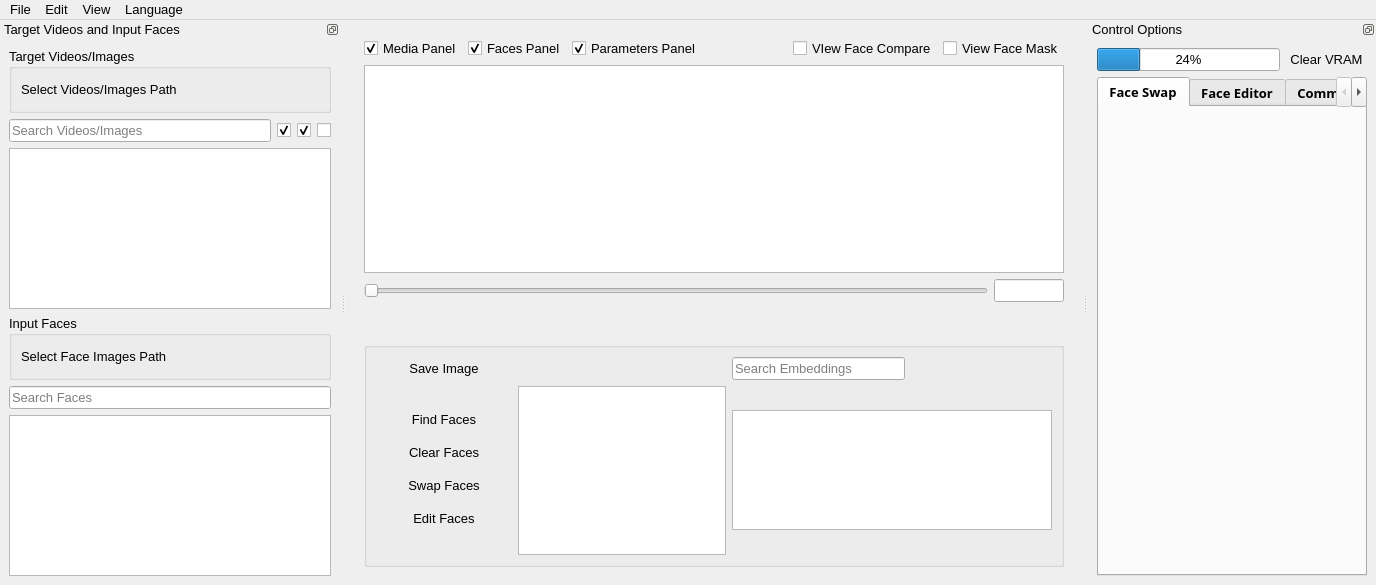
<?xml version="1.0" encoding="UTF-8"?>
<ui version="4.0">
 <class>MainWindow</class>
 <widget class="QMainWindow" name="MainWindow">
  <property name="geometry">
   <rect>
    <x>0</x>
    <y>0</y>
    <width>1376</width>
    <height>585</height>
   </rect>
  </property>
  <property name="font">
   <font>
    <pointsize>10</pointsize>
   </font>
  </property>
  <property name="windowTitle">
   <string>VisoMaster v0.1.6</string>
  </property>
  <property name="windowIcon">
   <iconset resource="media.qrc">
    <normaloff>:/media/media/visomaster_small.png</normaloff>:/media/media/visomaster_small.png</iconset>
  </property>
  <widget class="QWidget" name="centralwidget">
   <layout class="QHBoxLayout" name="horizontalLayout">
    <item>
     <widget class="QWidget" name="mediaLayout" native="true">
      <property name="sizePolicy">
       <sizepolicy hsizetype="Expanding" vsizetype="Preferred">
        <horstretch>2</horstretch>
        <verstretch>0</verstretch>
       </sizepolicy>
      </property>
      <layout class="QVBoxLayout" name="verticalLayout">
       <item>
        <layout class="QHBoxLayout" name="panelVisibilityCheckBoxLayout">
         <item>
          <widget class="QCheckBox" name="mediaPanelCheckBox">
           <property name="text">
            <string>Media Panel</string>
           </property>
           <property name="checked">
            <bool>true</bool>
           </property>
          </widget>
         </item>
         <item>
          <widget class="QCheckBox" name="facesPanelCheckBox">
           <property name="text">
            <string>Faces Panel</string>
           </property>
           <property name="checked">
            <bool>true</bool>
           </property>
          </widget>
         </item>
         <item>
          <widget class="QCheckBox" name="parametersPanelCheckBox">
           <property name="text">
            <string>Parameters Panel</string>
           </property>
           <property name="checked">
            <bool>true</bool>
           </property>
          </widget>
         </item>
         <item>
          <spacer name="horizontalSpacer_8">
           <property name="orientation">
            <enum>Qt::Orientation::Horizontal</enum>
           </property>
           <property name="sizeHint" stdset="0">
            <size>
             <width>20</width>
             <height>20</height>
            </size>
           </property>
          </spacer>
         </item>
         <item>
          <widget class="QCheckBox" name="faceCompareCheckBox">
           <property name="text">
            <string>VIew Face Compare</string>
           </property>
          </widget>
         </item>
         <item>
          <widget class="QCheckBox" name="faceMaskCheckBox">
           <property name="text">
            <string>View Face Mask</string>
           </property>
          </widget>
         </item>
        </layout>
       </item>
       <item>
        <widget class="QGraphicsView" name="graphicsViewFrame"/>
       </item>
       <item>
        <layout class="QVBoxLayout" name="verticalLayoutMediaControls">
         <item>
          <layout class="QHBoxLayout" name="horizontalLayoutMediaSlider">
           <item>
            <widget class="QSlider" name="videoSeekSlider">
             <property name="orientation">
              <enum>Qt::Orientation::Horizontal</enum>
             </property>
            </widget>
           </item>
           <item>
            <widget class="QLineEdit" name="videoSeekLineEdit">
             <property name="sizePolicy">
              <sizepolicy hsizetype="Preferred" vsizetype="Fixed">
               <horstretch>0</horstretch>
               <verstretch>0</verstretch>
              </sizepolicy>
             </property>
             <property name="maximumSize">
              <size>
               <width>70</width>
               <height>16777215</height>
              </size>
             </property>
             <property name="toolTip">
              <string>Frame Number</string>
             </property>
             <property name="clearButtonEnabled">
              <bool>false</bool>
             </property>
            </widget>
           </item>
          </layout>
         </item>
         <item>
          <layout class="QHBoxLayout" name="horizontalLayoutMediaButtons">
           <item>
            <spacer name="horizontalSpacer">
             <property name="orientation">
              <enum>Qt::Orientation::Horizontal</enum>
             </property>
             <property name="sizeType">
              <enum>QSizePolicy::Policy::MinimumExpanding</enum>
             </property>
             <property name="sizeHint" stdset="0">
              <size>
               <width>40</width>
               <height>20</height>
              </size>
             </property>
            </spacer>
           </item>
           <item>
            <widget class="QPushButton" name="frameRewindButton">
             <property name="sizePolicy">
              <sizepolicy hsizetype="MinimumExpanding" vsizetype="Fixed">
               <horstretch>0</horstretch>
               <verstretch>0</verstretch>
              </sizepolicy>
             </property>
             <property name="maximumSize">
              <size>
               <width>100</width>
               <height>16777215</height>
              </size>
             </property>
             <property name="text">
              <string/>
             </property>
             <property name="icon">
              <iconset resource="media.qrc">
               <normaloff>:/media/media/previous_marker_off.png</normaloff>:/media/media/previous_marker_off.png</iconset>
             </property>
             <property name="flat">
              <bool>true</bool>
             </property>
            </widget>
           </item>
           <item>
            <spacer name="horizontalSpacer_3">
             <property name="orientation">
              <enum>Qt::Orientation::Horizontal</enum>
             </property>
             <property name="sizeType">
              <enum>QSizePolicy::Policy::Minimum</enum>
             </property>
             <property name="sizeHint" stdset="0">
              <size>
               <width>40</width>
               <height>20</height>
              </size>
             </property>
            </spacer>
           </item>
           <item>
            <widget class="QPushButton" name="buttonMediaRecord">
             <property name="text">
              <string/>
             </property>
             <property name="icon">
              <iconset resource="media.qrc">
               <normaloff>:/media/media/rec_off.png</normaloff>:/media/media/rec_off.png</iconset>
             </property>
             <property name="checkable">
              <bool>true</bool>
             </property>
             <property name="flat">
              <bool>true</bool>
             </property>
            </widget>
           </item>
           <item>
            <spacer name="horizontalSpacer_6">
             <property name="orientation">
              <enum>Qt::Orientation::Horizontal</enum>
             </property>
             <property name="sizeType">
              <enum>QSizePolicy::Policy::Minimum</enum>
             </property>
             <property name="sizeHint" stdset="0">
              <size>
               <width>30</width>
               <height>20</height>
              </size>
             </property>
            </spacer>
           </item>
           <item>
            <widget class="QPushButton" name="buttonMediaPlay">
             <property name="sizePolicy">
              <sizepolicy hsizetype="MinimumExpanding" vsizetype="Minimum">
               <horstretch>0</horstretch>
               <verstretch>0</verstretch>
              </sizepolicy>
             </property>
             <property name="maximumSize">
              <size>
               <width>100</width>
               <height>16777215</height>
              </size>
             </property>
             <property name="text">
              <string/>
             </property>
             <property name="icon">
              <iconset resource="media.qrc">
               <normaloff>:/media/media/play_off.png</normaloff>:/media/media/play_off.png</iconset>
             </property>
             <property name="checkable">
              <bool>true</bool>
             </property>
             <property name="flat">
              <bool>true</bool>
             </property>
            </widget>
           </item>
           <item>
            <spacer name="horizontalSpacer_4">
             <property name="orientation">
              <enum>Qt::Orientation::Horizontal</enum>
             </property>
             <property name="sizeType">
              <enum>QSizePolicy::Policy::Minimum</enum>
             </property>
             <property name="sizeHint" stdset="0">
              <size>
               <width>40</width>
               <height>20</height>
              </size>
             </property>
            </spacer>
           </item>
           <item>
            <widget class="QPushButton" name="frameAdvanceButton">
             <property name="sizePolicy">
              <sizepolicy hsizetype="MinimumExpanding" vsizetype="Fixed">
               <horstretch>0</horstretch>
               <verstretch>0</verstretch>
              </sizepolicy>
             </property>
             <property name="maximumSize">
              <size>
               <width>100</width>
               <height>16777215</height>
              </size>
             </property>
             <property name="text">
              <string/>
             </property>
             <property name="icon">
              <iconset resource="media.qrc">
               <normaloff>:/media/media/next_marker_off.png</normaloff>:/media/media/next_marker_off.png</iconset>
             </property>
             <property name="flat">
              <bool>true</bool>
             </property>
            </widget>
           </item>
           <item>
            <spacer name="horizontalSpacer_2">
             <property name="orientation">
              <enum>Qt::Orientation::Horizontal</enum>
             </property>
             <property name="sizeType">
              <enum>QSizePolicy::Policy::Minimum</enum>
             </property>
             <property name="sizeHint" stdset="0">
              <size>
               <width>40</width>
               <height>20</height>
              </size>
             </property>
            </spacer>
           </item>
           <item>
            <widget class="QPushButton" name="addMarkerButton">
             <property name="toolTip">
              <string>Add Marker</string>
             </property>
             <property name="text">
              <string/>
             </property>
             <property name="icon">
              <iconset resource="media.qrc">
               <normaloff>:/media/media/add_marker_hover.png</normaloff>:/media/media/add_marker_hover.png</iconset>
             </property>
             <property name="flat">
              <bool>true</bool>
             </property>
            </widget>
           </item>
           <item>
            <widget class="QPushButton" name="removeMarkerButton">
             <property name="toolTip">
              <string>Remove Marker</string>
             </property>
             <property name="text">
              <string/>
             </property>
             <property name="icon">
              <iconset resource="media.qrc">
               <normaloff>:/media/media/remove_marker_hover.png</normaloff>:/media/media/remove_marker_hover.png</iconset>
             </property>
             <property name="flat">
              <bool>true</bool>
             </property>
            </widget>
           </item>
           <item>
            <widget class="QPushButton" name="previousMarkerButton">
             <property name="toolTip">
              <string>Move to Previous Marker</string>
             </property>
             <property name="text">
              <string/>
             </property>
             <property name="icon">
              <iconset resource="media.qrc">
               <normaloff>:/media/media/previous_marker_hover.png</normaloff>:/media/media/previous_marker_hover.png</iconset>
             </property>
             <property name="flat">
              <bool>true</bool>
             </property>
            </widget>
           </item>
           <item>
            <widget class="QPushButton" name="nextMarkerButton">
             <property name="toolTip">
              <string>Move to Next Marker</string>
             </property>
             <property name="text">
              <string/>
             </property>
             <property name="icon">
              <iconset resource="media.qrc">
               <normaloff>:/media/media/next_marker_hover.png</normaloff>:/media/media/next_marker_hover.png</iconset>
             </property>
             <property name="flat">
              <bool>true</bool>
             </property>
            </widget>
           </item>
           <item>
            <widget class="QPushButton" name="viewFullScreenButton">
             <property name="toolTip">
              <string>View Fullscreen (F11)</string>
             </property>
             <property name="text">
              <string/>
             </property>
             <property name="icon">
              <iconset resource="media.qrc">
               <normaloff>:/media/media/fullscreen.png</normaloff>:/media/media/fullscreen.png</iconset>
             </property>
             <property name="flat">
              <bool>true</bool>
             </property>
            </widget>
           </item>
           <item>
            <spacer name="horizontalSpacer_5">
             <property name="orientation">
              <enum>Qt::Orientation::Horizontal</enum>
             </property>
             <property name="sizeHint" stdset="0">
              <size>
               <width>40</width>
               <height>20</height>
              </size>
             </property>
            </spacer>
           </item>
          </layout>
         </item>
        </layout>
       </item>
       <item>
        <spacer name="verticalSpacer">
         <property name="orientation">
          <enum>Qt::Orientation::Vertical</enum>
         </property>
         <property name="sizeType">
          <enum>QSizePolicy::Policy::Preferred</enum>
         </property>
         <property name="sizeHint" stdset="0">
          <size>
           <width>20</width>
           <height>5</height>
          </size>
         </property>
        </spacer>
       </item>
       <item>
        <widget class="QGroupBox" name="facesPanelGroupBox">
         <property name="sizePolicy">
          <sizepolicy hsizetype="Preferred" vsizetype="Fixed">
           <horstretch>0</horstretch>
           <verstretch>0</verstretch>
          </sizepolicy>
         </property>
         <property name="minimumSize">
          <size>
           <width>0</width>
           <height>180</height>
          </size>
         </property>
         <property name="maximumSize">
          <size>
           <width>16777215</width>
           <height>225</height>
          </size>
         </property>
         <property name="autoFillBackground">
          <bool>false</bool>
         </property>
         <property name="flat">
          <bool>true</bool>
         </property>
         <property name="checkable">
          <bool>false</bool>
         </property>
         <layout class="QGridLayout" name="gridLayout_2">
          <item row="1" column="0">
           <widget class="QWidget" name="facesButtonsWidget" native="true">
            <property name="sizePolicy">
             <sizepolicy hsizetype="Minimum" vsizetype="Preferred">
              <horstretch>0</horstretch>
              <verstretch>0</verstretch>
             </sizepolicy>
            </property>
            <layout class="QVBoxLayout" name="verticalLayout_8">
             <item>
              <widget class="QWidget" name="verticalWidget" native="true">
               <layout class="QVBoxLayout" name="controlButtonsLayout">
                <item>
                 <widget class="QPushButton" name="findTargetFacesButton">
                  <property name="minimumSize">
                   <size>
                    <width>100</width>
                    <height>0</height>
                   </size>
                  </property>
                  <property name="text">
                   <string>Find Faces</string>
                  </property>
                  <property name="checkable">
                   <bool>false</bool>
                  </property>
                  <property name="flat">
                   <bool>true</bool>
                  </property>
                 </widget>
                </item>
                <item>
                 <widget class="QPushButton" name="clearTargetFacesButton">
                  <property name="text">
                   <string>Clear Faces</string>
                  </property>
                  <property name="checkable">
                   <bool>false</bool>
                  </property>
                  <property name="flat">
                   <bool>true</bool>
                  </property>
                 </widget>
                </item>
                <item>
                 <widget class="QPushButton" name="swapfacesButton">
                  <property name="text">
                   <string>Swap Faces</string>
                  </property>
                  <property name="checkable">
                   <bool>true</bool>
                  </property>
                  <property name="flat">
                   <bool>true</bool>
                  </property>
                 </widget>
                </item>
                <item>
                 <widget class="QPushButton" name="editFacesButton">
                  <property name="text">
                   <string>Edit Faces</string>
                  </property>
                  <property name="checkable">
                   <bool>true</bool>
                  </property>
                  <property name="default">
                   <bool>false</bool>
                  </property>
                  <property name="flat">
                   <bool>true</bool>
                  </property>
                 </widget>
                </item>
               </layout>
              </widget>
             </item>
            </layout>
           </widget>
          </item>
          <item row="1" column="2">
           <widget class="QListWidget" name="inputEmbeddingsList">
            <property name="sizePolicy">
             <sizepolicy hsizetype="Expanding" vsizetype="Fixed">
              <horstretch>4</horstretch>
              <verstretch>0</verstretch>
             </sizepolicy>
            </property>
            <property name="minimumSize">
             <size>
              <width>320</width>
              <height>120</height>
             </size>
            </property>
            <property name="maximumSize">
             <size>
              <width>16777215</width>
              <height>120</height>
             </size>
            </property>
            <property name="verticalScrollBarPolicy">
             <enum>Qt::ScrollBarAlwaysOff</enum>
            </property>
            <property name="horizontalScrollBarPolicy">
             <enum>Qt::ScrollBarAsNeeded</enum>
            </property>
            <property name="toolTip">
             <string>Save Embedding</string>
            </property>
            <property name="uniformItemSizes">
             <bool>true</bool>
            </property>
            <property name="viewMode">
             <enum>QListView::IconMode</enum>
            </property>
            <property name="movement">
             <enum>QListView::Static</enum>
            </property>
            <property name="wrapping">
             <bool>true</bool>
            </property>
            <property name="layoutMode">
             <enum>QListView::Batched</enum>
            </property>
            <property name="spacing">
             <number>4</number>
            </property>
            <property name="autoScroll">
             <bool>false</bool>
            </property>
           </widget>
          </item>
          <item row="0" column="0">
           <layout class="QHBoxLayout" name="horizontalLayout_4">
            <item>
             <widget class="QPushButton" name="saveImageButton">
              <property name="text">
               <string>Save Image</string>
              </property>
              <property name="flat">
               <bool>true</bool>
              </property>
             </widget>
            </item>
           </layout>
          </item>
          <item row="0" column="2">
           <layout class="QHBoxLayout" name="horizontalLayout_3">
            <item>
             <widget class="QLineEdit" name="inputEmbeddingsSearchBox">
              <property name="placeholderText">
               <string>Search Embeddings</string>
              </property>
             </widget>
            </item>
            <item>
             <widget class="QPushButton" name="openEmbeddingButton">
              <property name="toolTip">
               <string>Open Embedding File</string>
              </property>
              <property name="text">
               <string/>
              </property>
              <property name="icon">
               <iconset resource="media.qrc">
                <normaloff>:/media/media/open_file.png</normaloff>:/media/media/open_file.png</iconset>
              </property>
              <property name="flat">
               <bool>true</bool>
              </property>
             </widget>
            </item>
            <item>
             <widget class="QPushButton" name="saveEmbeddingButton">
              <property name="toolTip">
               <string>Save Embedding</string>
              </property>
              <property name="text">
               <string/>
              </property>
              <property name="icon">
               <iconset resource="media.qrc">
                <normaloff>:/media/media/save_file.png</normaloff>:/media/media/save_file.png</iconset>
              </property>
              <property name="flat">
               <bool>true</bool>
              </property>
             </widget>
            </item>
            <item>
             <widget class="QPushButton" name="saveEmbeddingAsButton">
              <property name="toolTip">
               <string>Save Embedding As</string>
              </property>
              <property name="text">
               <string/>
              </property>
              <property name="icon">
               <iconset resource="media.qrc">
                <normaloff>:/media/media/save_file_as.png</normaloff>:/media/media/save_file_as.png</iconset>
              </property>
              <property name="flat">
               <bool>true</bool>
              </property>
             </widget>
            </item>
           </layout>
          </item>
          <item row="1" column="1">
           <widget class="QListWidget" name="targetFacesList">
            <property name="autoFillBackground">
             <bool>true</bool>
            </property>
            <property name="autoScroll">
             <bool>false</bool>
            </property>
           </widget>
          </item>
         </layout>
        </widget>
       </item>
      </layout>
     </widget>
    </item>
   </layout>
  </widget>
  <widget class="QDockWidget" name="input_Target_DockWidget">
   <property name="sizePolicy">
    <sizepolicy hsizetype="Preferred" vsizetype="Preferred">
     <horstretch>4</horstretch>
     <verstretch>0</verstretch>
    </sizepolicy>
   </property>
   <property name="minimumSize">
    <size>
     <width>340</width>
     <height>369</height>
    </size>
   </property>
   <property name="features">
    <set>QDockWidget::DockWidgetFeature::DockWidgetFloatable|QDockWidget::DockWidgetFeature::DockWidgetMovable</set>
   </property>
   <property name="windowTitle">
    <string>Target Videos and Input Faces</string>
   </property>
   <attribute name="dockWidgetArea">
    <number>1</number>
   </attribute>
   <widget class="QWidget" name="dockWidgetContents">
    <layout class="QGridLayout" name="gridLayout_4">
     <item row="0" column="0">
      <layout class="QVBoxLayout" name="vboxLayout">
       <item>
        <widget class="QGroupBox" name="groupBox_TargetVideos_Select">
         <property name="title">
          <string>Target Videos/Images</string>
         </property>
         <layout class="QGridLayout" name="gridLayout_3">
          <item row="0" column="0">
           <layout class="QHBoxLayout" name="horizontalLayout_7">
            <item>
             <widget class="QLabel" name="labelTargetVideosPath">
              <property name="text">
               <string>Select Videos/Images Path</string>
              </property>
              <property name="wordWrap">
               <bool>false</bool>
              </property>
             </widget>
            </item>
            <item>
             <widget class="QPushButton" name="buttonTargetVideosPath">
              <property name="sizePolicy">
               <sizepolicy hsizetype="Fixed" vsizetype="Fixed">
                <horstretch>0</horstretch>
                <verstretch>0</verstretch>
               </sizepolicy>
              </property>
              <property name="toolTip">
               <string>Choose Target Media Folder</string>
              </property>
              <property name="text">
               <string/>
              </property>
              <property name="icon">
               <iconset resource="media.qrc">
                <normaloff>:/media/media/open_file.png</normaloff>:/media/media/open_file.png</iconset>
              </property>
              <property name="iconSize">
               <size>
                <width>18</width>
                <height>18</height>
               </size>
              </property>
              <property name="flat">
               <bool>true</bool>
              </property>
             </widget>
            </item>
           </layout>
          </item>
         </layout>
        </widget>
       </item>
       <item>
        <layout class="QHBoxLayout" name="horizontalLayout_9">
         <item>
          <widget class="QLineEdit" name="targetVideosSearchBox">
           <property name="text">
            <string/>
           </property>
           <property name="placeholderText">
            <string>Search Videos/Images</string>
           </property>
          </widget>
         </item>
         <item>
          <widget class="QCheckBox" name="filterImagesCheckBox">
           <property name="toolTip">
            <string>Include Images</string>
           </property>
           <property name="text">
            <string/>
           </property>
           <property name="icon">
            <iconset resource="media.qrc">
             <normaloff>:/media/media/image.png</normaloff>:/media/media/image.png</iconset>
           </property>
           <property name="checked">
            <bool>true</bool>
           </property>
          </widget>
         </item>
         <item>
          <widget class="QCheckBox" name="filterVideosCheckBox">
           <property name="toolTip">
            <string>Include Videos</string>
           </property>
           <property name="text">
            <string/>
           </property>
           <property name="icon">
            <iconset resource="media.qrc">
             <normaloff>:/media/media/video.png</normaloff>:/media/media/video.png</iconset>
           </property>
           <property name="checked">
            <bool>true</bool>
           </property>
          </widget>
         </item>
         <item>
          <widget class="QCheckBox" name="filterWebcamsCheckBox">
           <property name="toolTip">
            <string>Include Webcams</string>
           </property>
           <property name="text">
            <string/>
           </property>
           <property name="icon">
            <iconset resource="media.qrc">
             <normaloff>:/media/media/webcam.png</normaloff>:/media/media/webcam.png</iconset>
           </property>
           <property name="checked">
            <bool>false</bool>
           </property>
          </widget>
         </item>
        </layout>
       </item>
       <item>
        <widget class="QListWidget" name="targetVideosList">
         <property name="acceptDrops">
          <bool>true</bool>
         </property>
         <property name="autoScroll">
          <bool>false</bool>
         </property>
        </widget>
       </item>
       <item>
        <widget class="QGroupBox" name="groupBox_InputFaces_Select">
         <property name="title">
          <string>Input Faces</string>
         </property>
         <layout class="QGridLayout" name="gridLayout">
          <item row="0" column="0">
           <layout class="QHBoxLayout" name="horizontalLayout_8">
            <item>
             <widget class="QLabel" name="labelInputFacesPath">
              <property name="text">
               <string>Select Face Images Path</string>
              </property>
             </widget>
            </item>
            <item>
             <widget class="QPushButton" name="buttonInputFacesPath">
              <property name="sizePolicy">
               <sizepolicy hsizetype="Fixed" vsizetype="Fixed">
                <horstretch>0</horstretch>
                <verstretch>0</verstretch>
               </sizepolicy>
              </property>
              <property name="toolTip">
               <string>Choose Input Faces Folder</string>
              </property>
              <property name="text">
               <string/>
              </property>
              <property name="icon">
               <iconset resource="media.qrc">
                <normaloff>:/media/media/open_file.png</normaloff>:/media/media/open_file.png</iconset>
              </property>
              <property name="iconSize">
               <size>
                <width>18</width>
                <height>18</height>
               </size>
              </property>
              <property name="flat">
               <bool>true</bool>
              </property>
             </widget>
            </item>
           </layout>
          </item>
         </layout>
        </widget>
       </item>
       <item>
        <widget class="QLineEdit" name="inputFacesSearchBox">
         <property name="placeholderText">
          <string>Search Faces</string>
         </property>
        </widget>
       </item>
       <item>
        <widget class="QListWidget" name="inputFacesList">
         <property name="acceptDrops">
          <bool>true</bool>
         </property>
         <property name="autoScroll">
          <bool>false</bool>
         </property>
        </widget>
       </item>
      </layout>
     </item>
    </layout>
   </widget>
  </widget>
  <widget class="QDockWidget" name="controlOptionsDockWidget">
   <property name="features">
    <set>QDockWidget::DockWidgetFeature::DockWidgetFloatable|QDockWidget::DockWidgetFeature::DockWidgetMovable</set>
   </property>
   <property name="windowTitle">
    <string>Control Options</string>
   </property>
   <attribute name="dockWidgetArea">
    <number>2</number>
   </attribute>
   <widget class="QWidget" name="dockWidgetContents_2">
    <layout class="QGridLayout" name="gridLayout_5">
     <item row="1" column="0">
      <widget class="QTabWidget" name="tabWidget">
       <property name="sizePolicy">
        <sizepolicy hsizetype="Expanding" vsizetype="Preferred">
         <horstretch>1</horstretch>
         <verstretch>0</verstretch>
        </sizepolicy>
       </property>
       <property name="font">
        <font>
         <family>Segoe UI Semibold</family>
         <pointsize>10</pointsize>
         <bold>true</bold>
        </font>
       </property>
       <property name="layoutDirection">
        <enum>Qt::LayoutDirection::LeftToRight</enum>
       </property>
       <property name="tabPosition">
        <enum>QTabWidget::TabPosition::North</enum>
       </property>
       <property name="currentIndex">
        <number>0</number>
       </property>
       <property name="tabsClosable">
        <bool>false</bool>
       </property>
       <property name="movable">
        <bool>true</bool>
       </property>
       <property name="tabBarAutoHide">
        <bool>false</bool>
       </property>
       <widget class="QWidget" name="face_swap_tab">
        <attribute name="title">
         <string>Face Swap</string>
        </attribute>
        <layout class="QVBoxLayout" name="verticalLayout_4">
         <item>
          <layout class="QVBoxLayout" name="swapWidgetsLayout"/>
         </item>
        </layout>
       </widget>
       <widget class="QWidget" name="face_editor_tab">
        <attribute name="title">
         <string>Face Editor</string>
        </attribute>
        <layout class="QVBoxLayout" name="verticalLayout_3">
         <item>
          <layout class="QVBoxLayout" name="faceEditorWidgetsLayout"/>
         </item>
        </layout>
       </widget>
       <widget class="QWidget" name="common_tab">
        <attribute name="title">
         <string>Common</string>
        </attribute>
        <layout class="QVBoxLayout" name="commonWidgetsLayout_1">
         <item>
          <layout class="QVBoxLayout" name="commonWidgetsLayout"/>
         </item>
        </layout>
       </widget>
       <widget class="QWidget" name="settings_tab">
        <attribute name="title">
         <string>Settings</string>
        </attribute>
        <layout class="QVBoxLayout" name="verticalLayout_2">
         <item>
          <widget class="QLabel" name="label">
           <property name="text">
            <string>Output Directory</string>
           </property>
          </widget>
         </item>
         <item>
          <layout class="QVBoxLayout" name="settingsWidgetsLayout">
           <item>
            <layout class="QHBoxLayout" name="outputFolderSelectionLayout">
             <item>
              <widget class="QLineEdit" name="outputFolderLineEdit">
               <property name="readOnly">
                <bool>true</bool>
               </property>
              </widget>
             </item>
             <item>
              <widget class="QPushButton" name="outputFolderButton">
               <property name="text">
                <string>Browse Folder</string>
               </property>
               <property name="flat">
                <bool>false</bool>
               </property>
              </widget>
             </item>
            </layout>
           </item>
          </layout>
         </item>
        </layout>
       </widget>
      </widget>
     </item>
     <item row="0" column="0">
      <layout class="QHBoxLayout" name="horizontalLayout_2">
       <item>
        <widget class="QProgressBar" name="vramProgressBar">
         <property name="value">
          <number>24</number>
         </property>
        </widget>
       </item>
       <item>
        <widget class="QPushButton" name="clearMemoryButton">
         <property name="text">
          <string>Clear VRAM</string>
         </property>
         <property name="flat">
          <bool>true</bool>
         </property>
        </widget>
       </item>
      </layout>
     </item>
    </layout>
   </widget>
  </widget>
  <widget class="QMenuBar" name="topMenuBar">
   <property name="geometry">
    <rect>
     <x>0</x>
     <y>0</y>
     <width>1376</width>
     <height>33</height>
    </rect>
   </property>
   <widget class="QMenu" name="menuFile">
    <property name="title">
     <string>File</string>
    </property>
    <addaction name="actionLoad_SavedWorkspace"/>
    <addaction name="actionSave_CurrentWorkspace"/>
    <addaction name="separator"/>
    <addaction name="actionOpen_Videos_Folder"/>
    <addaction name="actionOpen_Video_Files"/>
    <addaction name="separator"/>
    <addaction name="actionLoad_Source_Images_Folder"/>
    <addaction name="actionLoad_Source_Image_Files"/>
    <addaction name="separator"/>
    <addaction name="actionLoad_Embeddings"/>
    <addaction name="actionSave_Embeddings"/>
    <addaction name="actionSave_Embeddings_As"/>
   </widget>
   <widget class="QMenu" name="menuEdit">
    <property name="title">
     <string>Edit</string>
    </property>
    <addaction name="actionTest_2"/>
   </widget>
   <widget class="QMenu" name="menuView">
    <property name="title">
     <string>View</string>
    </property>
    <addaction name="actionView_Fullscreen_F11"/>
   </widget>
   <widget class="QMenu" name="menuLanguage">
    <property name="title">
     <string>Language</string>
    </property>
    <addaction name="actionEnglish"/>
    <addaction name="actionRussian"/>
   </widget>
   <addaction name="menuFile"/>
   <addaction name="menuEdit"/>
   <addaction name="menuView"/>
   <addaction name="menuLanguage"/>
  </widget>
  <action name="actionExit">
   <property name="text">
    <string>Exit</string>
   </property>
  </action>
  <action name="actionLoad_Embeddings">
   <property name="text">
    <string>Load Embeddings</string>
   </property>
  </action>
  <action name="actionSave_Embeddings">
   <property name="text">
    <string>Save Embeddings</string>
   </property>
  </action>
  <action name="actionSave_Embeddings_As">
   <property name="text">
    <string>Save Embeddings As</string>
   </property>
  </action>
  <action name="actionOpen_Videos_Folder">
   <property name="text">
    <string>Load Target Images/Videos Folder</string>
   </property>
  </action>
  <action name="actionOpen_Video_Files">
   <property name="text">
    <string>Load Target Image/Video Files</string>
   </property>
  </action>
  <action name="actionLoad_Source_Images_Folder">
   <property name="text">
    <string>Load Source Images Folder</string>
   </property>
  </action>
  <action name="actionLoad_Source_Image_Files">
   <property name="text">
    <string>Load Source Image Files</string>
   </property>
  </action>
  <action name="actionView_Fullscreen_F11">
   <property name="text">
    <string>View Fullscreen (F11)</string>
   </property>
  </action>
  <action name="actionTest">
   <property name="text">
    <string>Test</string>
   </property>
  </action>
  <action name="actionLoad_Saved_Workspace">
   <property name="text">
    <string>Load Saved Workspace</string>
   </property>
  </action>
  <action name="actionSave_Current_Workspace">
   <property name="text">
    <string>Save Current Workspace</string>
   </property>
  </action>
  <action name="actionTest_2">
   <property name="text">
    <string>Test</string>
   </property>
  </action>
  <action name="actionLoad_SavedWorkspace">
   <property name="text">
    <string>Load Saved Workspace</string>
   </property>
  </action>
  <action name="actionSave_CurrentWorkspace">
   <property name="text">
    <string>Save Current Workspace</string>
   </property>
  </action>
  <action name="actionToggleLanguage">
   <property name="text">
    <string>Switch to Russian</string>
   </property>
  </action>
  <action name="actionEnglish">
   <property name="checkable">
    <bool>true</bool>
   </property>
   <property name="checked">
    <bool>true</bool>
   </property>
   <property name="text">
    <string>English</string>
   </property>
  </action>
  <action name="actionRussian">
   <property name="checkable">
    <bool>true</bool>
   </property>
   <property name="text">
    <string>Русский</string>
   </property>
  </action>
 </widget>
 <resources>
  <include location="media.qrc"/>
 </resources>
 <connections/>
</ui>
